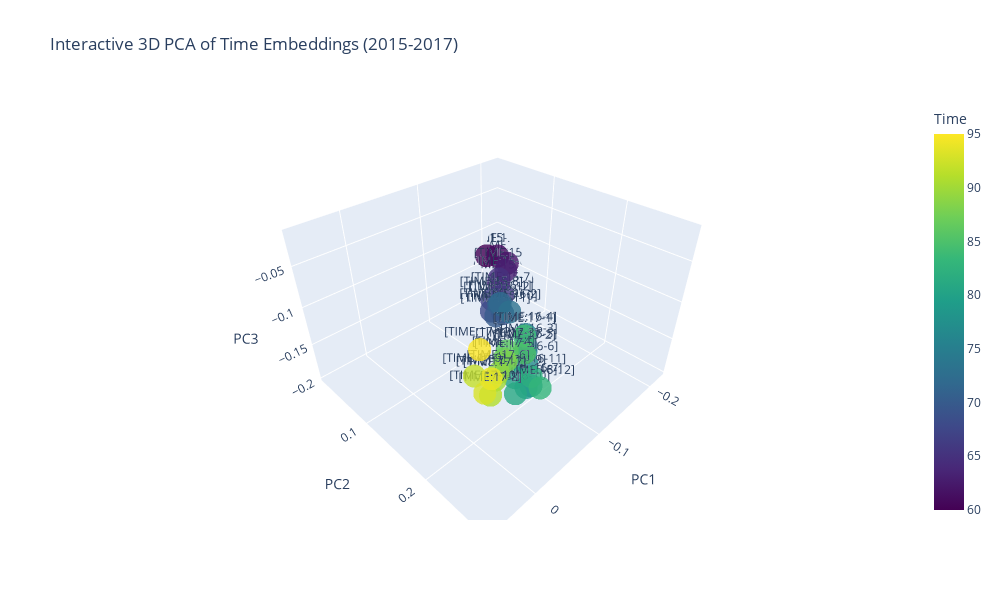

Notebook cell for this chart:
### Code cell
import numpy as np
from matplotlib import pyplot as plt
# Convert to numpy array
time_matrix = np.stack(time_embeddings)

# Apply PCA
from sklearn.decomposition import PCA
pca = PCA(n_components=3)
time_pca = pca.fit_transform(time_matrix)
colors = [j for j, _ in enumerate(timetoks)]
for i in range(3):
    # Plot the PCA results
    plt.figure(figsize=(10, 6))
    plt.scatter([j for j, _ in enumerate(timetoks)], time_pca[:, i], c=colors, cmap='viridis')
    plt.colorbar(label='Time')
    plt.xlabel('Time')
    plt.ylabel('{} PC'.format(i+1))
    plt.title('PCA of Time Embeddings')
    plt.show()

import plotly.graph_objs as go

# Filter for years 2015-2017 (indices 60-95: years 15-17, months 1-12 each)
start_idx = 5 * 12  # year 15 (2015) starts at index 60
end_idx = 8 * 12    # year 18 (2018) starts at index 96, so we want up to 95

filtered_time_pca = time_pca[start_idx:end_idx]
filtered_colors = colors[start_idx:end_idx]
filtered_timetoks = timetoks[start_idx:end_idx]

fig = go.Figure(data=[go.Scatter3d(
    x=filtered_time_pca[:, 0],
    y=filtered_time_pca[:, 1],
    z=filtered_time_pca[:, 2],
    mode='markers+text',
    marker=dict(
        size=8,
        color=filtered_colors,
        colorscale='Viridis',
        colorbar=dict(title='Time'),
        opacity=0.8
    ),
    text=[str(timetok) for timetok in filtered_timetoks],
    textposition='top center'
)])

fig.update_layout(
    scene = dict(
        xaxis_title='PC1',
        yaxis_title='PC2',
        zaxis_title='PC3'
    ),
    title='Interactive 3D PCA of Time Embeddings (2015-2017)',
    width=1000,
    height=600
)
fig.show()

### Figure 1 — Plotly figure (JSON) as saved in the notebook; plotly's stock layout.template omitted (floating-point values rounded to 4 significant figures)
{"data": [{"marker": {"color": [60, 61, 62, 63, 64, 65, 66, 67, 68, 69, 70, 71, 72, 73, 74, 75, 76, 77, 78, 79, 80, 81, 82, 83, 84, 85, 86, 87, 88, 89, 90, 91, 92, 93, 94, 95], "colorbar": {"title": {"text": "Time"}}, "colorscale": [[0, "#440154"], [0.1111, "#482878"], [0.2222, "#3e4989"], [0.3333, "#31688e"], [0.4444, "#26828e"], [0.5556, "#1f9e89"], [0.6667, "#35b779"], [0.7778, "#6ece58"], [0.8889, "#b5de2b"], [1, "#fde725"]], "opacity": 0.8, "size": 8}, "mode": "markers+text", "text": ["[TIME:15-1]", "[TIME:15-2]", "[TIME:15-3]", "[TIME:15-4]", "[TIME:15-5]", "[TIME:15-6]", "[TIME:15-7]", "[TIME:15-8]", "[TIME:15-9]", "[TIME:15-10]", "[TIME:15-11]", "[TIME:15-12]", "[TIME:16-1]", "[TIME:16-2]", "[TIME:16-3]", "[TIME:16-4]", "[TIME:16-5]", "[TIME:16-6]", "[TIME:16-7]", "[TIME:16-8]", "[TIME:16-9]", "[TIME:16-10]", "[TIME:16-11]", "[TIME:16-12]", "[TIME:17-1]", "[TIME:17-2]", "[TIME:17-3]", "[TIME:17-4]", "[TIME:17-5]", "[TIME:17-6]", "[TIME:17-7]", "[TIME:17-8]", "[TIME:17-9]", "[TIME:17-10]", "[TIME:17-11]", "[TIME:17-12]"], "textposition": "top center", "type": "scatter3d", "x": [-0.2, -0.2106, -0.2213, -0.2046, -0.2058, -0.1997, -0.1909, -0.1741, -0.1712, -0.1719, -0.1565, -0.1499, -0.127, -0.1357, -0.1235, -0.1186, -0.112, -0.1104, -0.0955, -0.08729, -0.08083, -0.06183, -0.07168, -0.07282, -0.02854, -0.005238, 0.006419, 0.02308, 0.0226, 0.0308, 0.03639, 0.04981, 0.05347, 0.0464, 0.04208, 0.04715], "y": [0.01436, 0.0253, 0.03393, 0.04699, 0.03211, 0.03898, 0.05508, 0.05011, 0.05258, 0.07361, 0.07563, 0.08739, 0.1122, 0.1198, 0.1588, 0.1611, 0.1683, 0.1721, 0.1922, 0.192, 0.1804, 0.1991, 0.2113, 0.223, 0.2369, 0.2575, 0.2497, 0.2621, 0.2639, 0.2642, 0.2661, 0.2751, 0.2629, 0.2657, 0.268, 0.262], "z": [-0.1376, -0.1378, -0.1503, -0.1496, -0.1759, -0.1645, -0.1795, -0.1811, -0.198, -0.192, -0.1869, -0.1595, -0.1346, -0.1476, -0.1713, -0.1499, -0.167, -0.1826, -0.1931, -0.1904, -0.1787, -0.1772, -0.151, -0.1599, -0.0599, -0.05234, -0.04783, -0.03869, -0.03974, -0.04588, -0.04829, -0.04769, -0.03521, -0.05473, -0.04184, -0.0156]}], "layout": {"height": 600, "scene": {"xaxis": {"title": {"text": "PC1"}}, "yaxis": {"title": {"text": "PC2"}}, "zaxis": {"title": {"text": "PC3"}}}, "title": {"text": "Interactive 3D PCA of Time Embeddings (2015-2017)"}, "width": 1000}}
